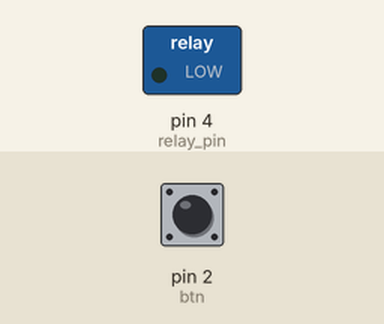
Recording of a sketch running on a simulated Arduino Uno, built with avr-gcc and run on an emulated ATmega328P. Parts: switched loads named in the sketch (green lamp = pin HIGH). Inputs (shaded band) come from the test bench; at power-on: pin 2 (btn) HIGH.

Above: at 1.2 s.
1.3 s: pin 2 (btn) pulled LOW for 0.15 s
At 2.3 s:
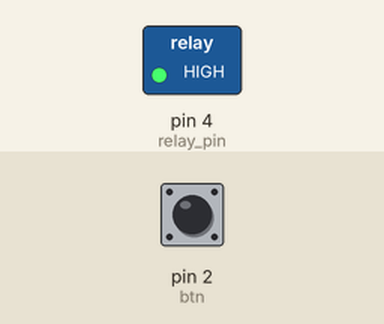
2.9 s: pin 2 (btn) pulled LOW for 1 s
At 3.6 s:
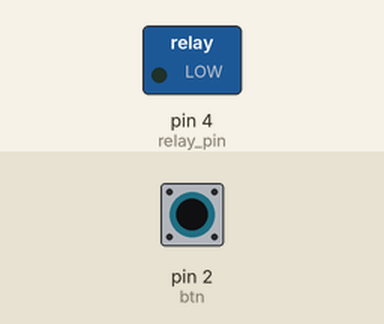
5.4 s: pin 2 (btn) pulled LOW for 3.2 s
At 6.8 s:
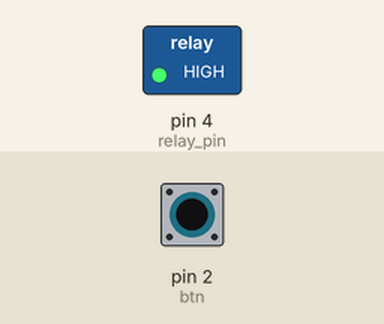
Timing chart, 0 to 8.4 s (numbered marks = the images above; inputs shaded):
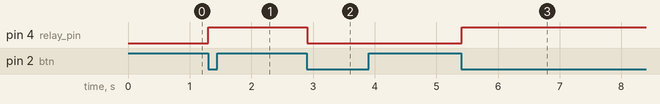

The sketch:

relay00.ino
```cpp
#include <Button.h>

Button btn(2);

const int relay_pin = 4;
boolean relay_out = LOW;

void check() {
  // put your setup code here, to run once:
  relay_out = !relay_out; // 릴레이 제어핀 출력값 반전
  digitalWrite(relay_pin, relay_out);
}

void setup() {
  // put your main code here, to run repeatedly:
  btn.setCallback(check);
  pinMode(relay_pin, OUTPUT);
}

void loop() {
  btn.check();
}
```

Measured:
- after the input at 1.3 s, pin 4 (relay_pin): LOW → HIGH at once
- after the input at 2.9 s, pin 4 (relay_pin): HIGH → LOW at once
- after the input at 5.4 s, pin 4 (relay_pin): LOW → HIGH at once
